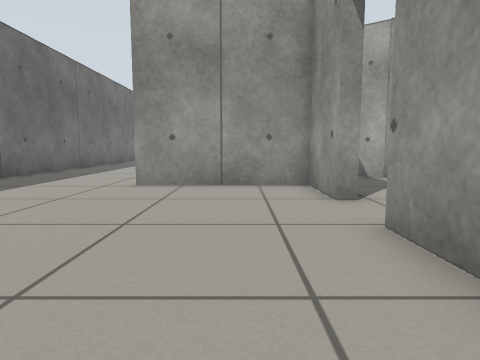
View 1 (above)

16 first-person views from a walk through a robot-simulator world made for Gazebo. The camera is 0.5 m above the floor, tilts 6° down and sees 75° across. The floor is counted in squares, 0.5 m on a side. Each view is taken from the middle of a square. On the plan, view 1 faces up. The plan holds only what a view shows up to about 12 squares ahead; the rest is blank.

View 2
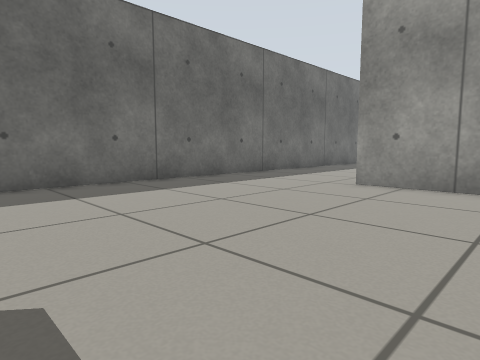

View 3
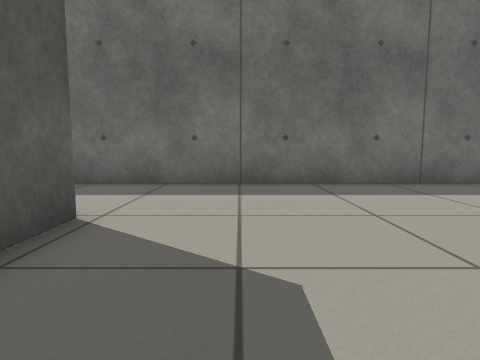

View 4
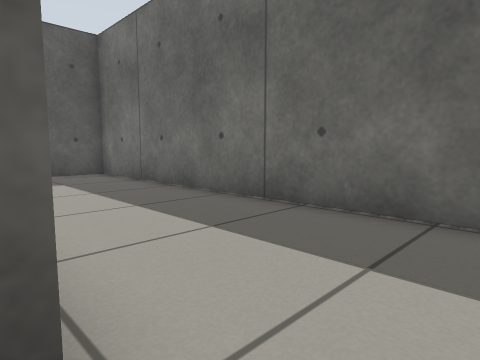

View 5
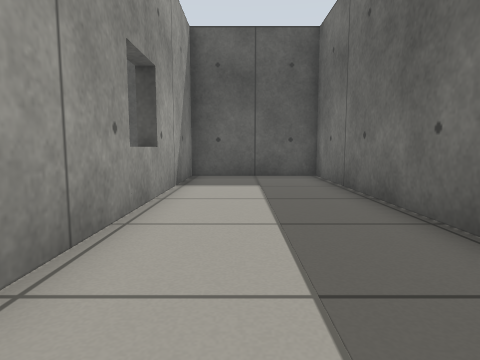

View 6
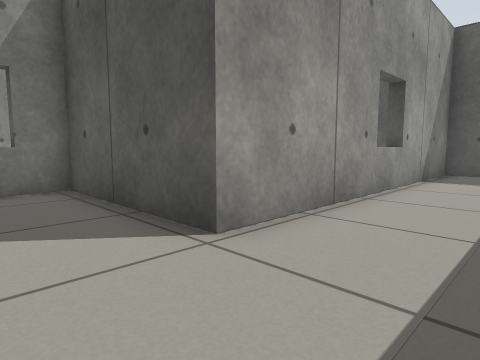

View 7
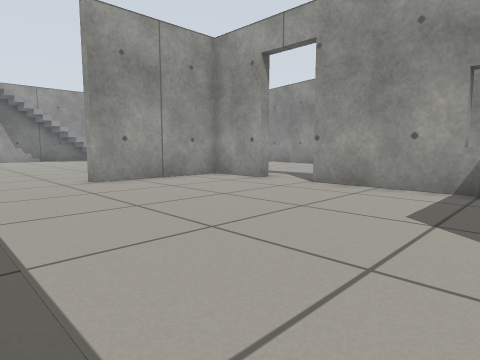

View 8
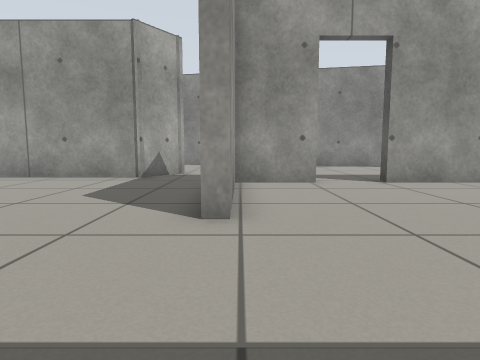

View 9
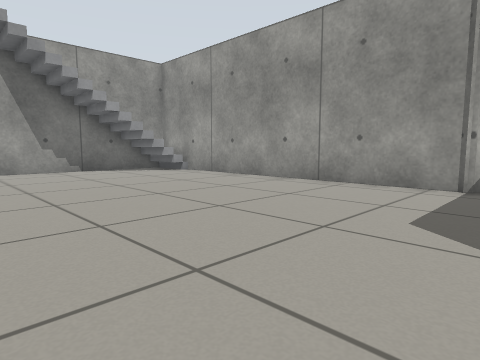

View 10
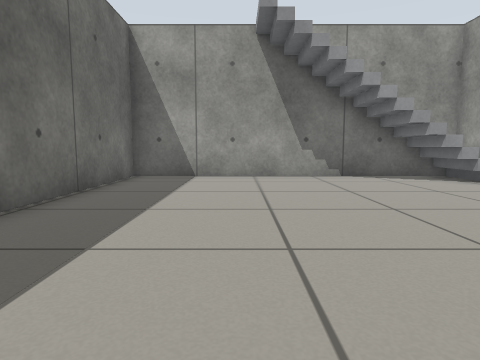

View 11
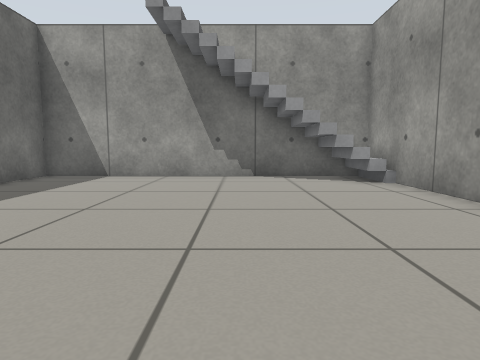

View 12
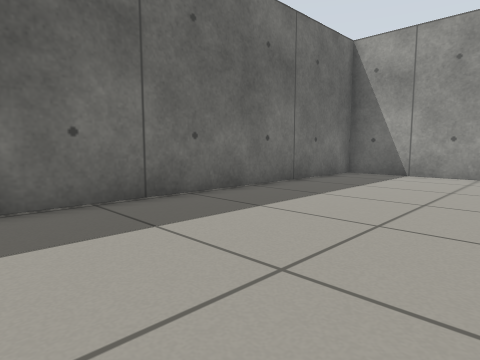

View 13
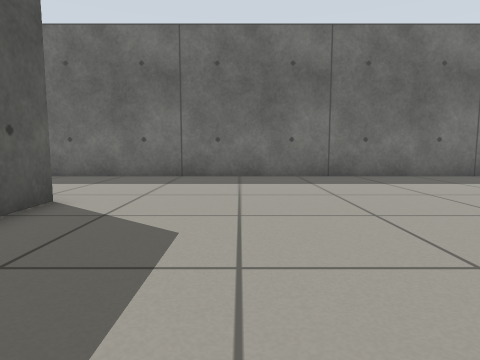

View 14
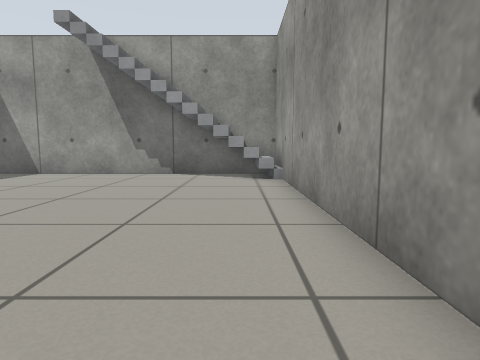

View 15
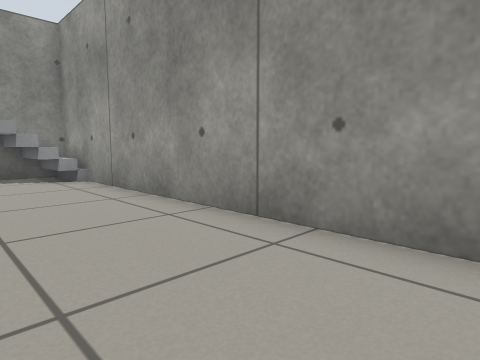

View 16
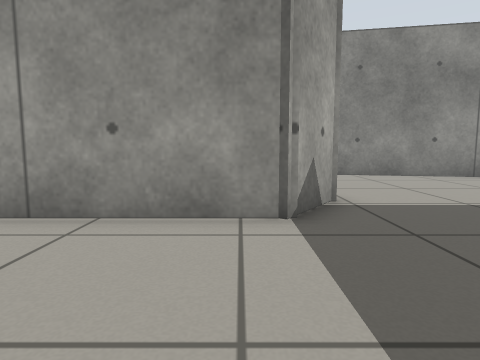

### Floor plan
Points are (right, up) in squares from view 1. A wall is a line through its corners. A room is listed if a view was taken in it or the views show most of it. See-through windows are left out.
Room 1 (views 1, 2, 3, 4, 5, 6, 7)
walls: (1.8, 5.8) (1.8, 8.1) (-2.7, 8.1); (-7.7, 7.5) (-7.7, -12.9) (-3.3, -12.9) (-3.3, -2.3) (1.8, -2.3) (1.8, 3.8)
ways out: opening at (-5, 8) to room 2; open door at (2, 4.5)
Room 2 (views 8, 9, 10, 11, 12, 13, 14, 15, 16)
walls: (-2.7, 8.1) (-2.7, 8.5) (-1.4, 8.5); (4.1, 10.8) (3.3, 11.3) (3.3, 21.3); (3.4, 23.7) (-7.7, 23.7) (-7.7, 7.5)
ways out: opening at (-5, 8) to room 1; opening at (3.5, 9.5)
objects: stairs (-2, 22) to (3, 23)

Positions as (right, up) in squares from view 1, and headings:
1: (0, 0), facing up
2: (1, 0), facing up-left
3: (1, 0), facing left
4: (-3, -1), facing down-left
5: (-5, -2), facing down
6: (-6, 0), facing down-right
7: (-6, -1), facing up-right
8: (-7, 8), facing right
9: (-5, 10), facing up-right
10: (-4, 13), facing up
11: (-1, 13), facing up
12: (-2, 12), facing up-left
13: (3, 12), facing left
14: (2, 12), facing up
15: (0, 12), facing up-right
16: (-1, 12), facing right
